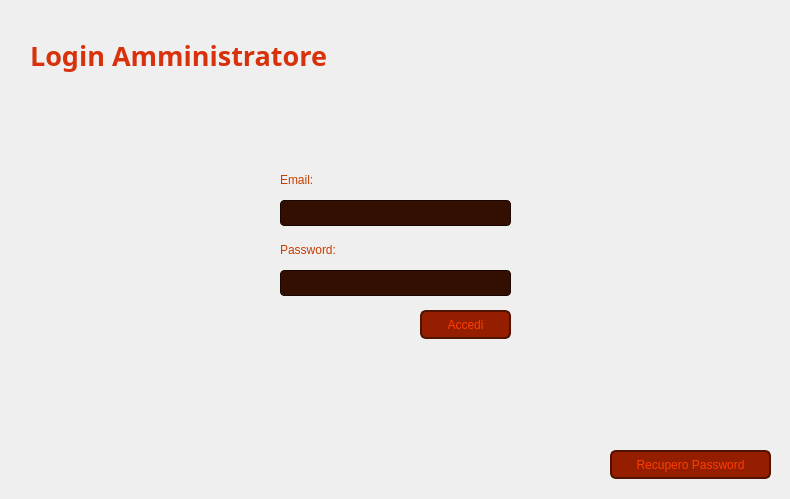
<?xml version="1.0" encoding="UTF-8"?>
<ui version="4.0">
 <class>VistaLoginAmministratore</class>
 <widget class="QWidget" name="VistaLoginAmministratore">
  <property name="geometry">
   <rect>
    <x>0</x>
    <y>0</y>
    <width>790</width>
    <height>499</height>
   </rect>
  </property>
  <property name="windowTitle">
   <string>Login Amministratore - CineMax</string>
  </property>
  <widget class="QLabel" name="labelTitolo">
   <property name="geometry">
    <rect>
     <x>30</x>
     <y>20</y>
     <width>371</width>
     <height>71</height>
    </rect>
   </property>
   <property name="font">
    <font>
     <family>Segoe UI Variable</family>
     <pointsize>20</pointsize>
     <bold>true</bold>
    </font>
   </property>
   <property name="styleSheet">
    <string notr="true">QLabel {
    color: #D7320C;
}</string>
   </property>
   <property name="text">
    <string>Login Amministratore</string>
   </property>
   <property name="alignment">
    <set>Qt::AlignmentFlag::AlignLeading|Qt::AlignmentFlag::AlignLeft|Qt::AlignmentFlag::AlignVCenter</set>
   </property>
  </widget>
  <widget class="QPushButton" name="pushButtonAccedi">
   <property name="geometry">
    <rect>
     <x>420</x>
     <y>310</y>
     <width>91</width>
     <height>29</height>
    </rect>
   </property>
   <property name="styleSheet">
    <string notr="true">QPushButton {
    background-color: #961E00;
    color: #FF3C00;
    border: 2px solid #501400;
    border-radius: 6px;
}

QPushButton:focus {
    outline: none;
}

QPushButton:hover {
    background-color: #C83200;
}</string>
   </property>
   <property name="text">
    <string>Accedi</string>
   </property>
  </widget>
  <widget class="QLineEdit" name="lineEditEmail">
   <property name="geometry">
    <rect>
     <x>280</x>
     <y>200</y>
     <width>231</width>
     <height>26</height>
    </rect>
   </property>
   <property name="styleSheet">
    <string notr="true">QLineEdit {
    background-color: #320F00;
    color: #962D00;
    border: 1px solid #190700;
    border-radius: 4px;
}</string>
   </property>
   <property name="text">
    <string/>
   </property>
  </widget>
  <widget class="QLineEdit" name="lineEditPassword">
   <property name="geometry">
    <rect>
     <x>280</x>
     <y>270</y>
     <width>231</width>
     <height>26</height>
    </rect>
   </property>
   <property name="styleSheet">
    <string notr="true">QLineEdit {
    background-color: #320F00;
    color: #962D00;
    border: 1px solid #190700;
    border-radius: 4px;
}</string>
   </property>
   <property name="text">
    <string/>
   </property>
  </widget>
  <widget class="QLabel" name="labelEmail">
   <property name="geometry">
    <rect>
     <x>280</x>
     <y>170</y>
     <width>63</width>
     <height>20</height>
    </rect>
   </property>
   <property name="styleSheet">
    <string notr="true">QLabel {
    color: #C83C00;
}</string>
   </property>
   <property name="text">
    <string>Email:</string>
   </property>
  </widget>
  <widget class="QLabel" name="labelPassword">
   <property name="geometry">
    <rect>
     <x>280</x>
     <y>240</y>
     <width>71</width>
     <height>20</height>
    </rect>
   </property>
   <property name="styleSheet">
    <string notr="true">QLabel {
    color: #C83C00;
}</string>
   </property>
   <property name="text">
    <string>Password:</string>
   </property>
  </widget>
  <widget class="QPushButton" name="pushButtonRecuperoPassword">
   <property name="geometry">
    <rect>
     <x>610</x>
     <y>450</y>
     <width>161</width>
     <height>29</height>
    </rect>
   </property>
   <property name="styleSheet">
    <string notr="true">QPushButton {
    background-color: #961E00;
    color: #FF3C00;
    border: 2px solid #501400;
    border-radius: 6px;
}

QPushButton:focus {
    outline: none;
}

QPushButton:hover {
    background-color: #C83200;
}</string>
   </property>
   <property name="text">
    <string>Recupero Password</string>
   </property>
  </widget>
  <widget class="QLabel" name="Sfondo">
   <property name="geometry">
    <rect>
     <x>0</x>
     <y>0</y>
     <width>791</width>
     <height>501</height>
    </rect>
   </property>
   <property name="font">
    <font>
     <family>Segoe UI</family>
    </font>
   </property>
   <property name="styleSheet">
    <string notr="true">QLabel {
    background: qlineargradient(
        x1: 0, y1: 1,
        x2: 0, y2: 0,
        stop: 0 #210A00,
        stop: 1 #7D2100
    );
}</string>
   </property>
   <property name="text">
    <string/>
   </property>
  </widget>
  <widget class="ClickableLabel" name="labelIndietroButton">
   <property name="geometry">
    <rect>
     <x>700</x>
     <y>20</y>
     <width>63</width>
     <height>61</height>
    </rect>
   </property>
   <property name="text">
    <string/>
   </property>
   <property name="pixmap">
    <pixmap>Viste/Immagini/IndietroButtonAmministratore.png</pixmap>
   </property>
   <property name="scaledContents">
    <bool>true</bool>
   </property>
  </widget>
  <widget class="QLabel" name="labelErroreEmail">
   <property name="geometry">
    <rect>
     <x>520</x>
     <y>200</y>
     <width>191</width>
     <height>20</height>
    </rect>
   </property>
   <property name="styleSheet">
    <string notr="true">QLabel {
    color: #FF0000;
}</string>
   </property>
   <property name="text">
    <string/>
   </property>
   <property name="scaledContents">
    <bool>false</bool>
   </property>
  </widget>
  <widget class="QLabel" name="labelErrorePassword">
   <property name="geometry">
    <rect>
     <x>520</x>
     <y>270</y>
     <width>151</width>
     <height>20</height>
    </rect>
   </property>
   <property name="styleSheet">
    <string notr="true">QLabel {
    color: #FF0000;
}</string>
   </property>
   <property name="text">
    <string/>
   </property>
  </widget>
  <widget class="QLabel" name="labelRecuperoPassword">
   <property name="geometry">
    <rect>
     <x>390</x>
     <y>450</y>
     <width>211</width>
     <height>31</height>
    </rect>
   </property>
   <property name="styleSheet">
    <string notr="true">QLabel {
    color: #FF0000;
}</string>
   </property>
   <property name="text">
    <string/>
   </property>
   <property name="scaledContents">
    <bool>false</bool>
   </property>
   <property name="alignment">
    <set>Qt::AlignmentFlag::AlignRight|Qt::AlignmentFlag::AlignTrailing|Qt::AlignmentFlag::AlignVCenter</set>
   </property>
  </widget>
  <zorder>Sfondo</zorder>
  <zorder>labelTitolo</zorder>
  <zorder>pushButtonAccedi</zorder>
  <zorder>lineEditEmail</zorder>
  <zorder>lineEditPassword</zorder>
  <zorder>labelEmail</zorder>
  <zorder>labelPassword</zorder>
  <zorder>pushButtonRecuperoPassword</zorder>
  <zorder>labelIndietroButton</zorder>
  <zorder>labelErroreEmail</zorder>
  <zorder>labelErrorePassword</zorder>
  <zorder>labelRecuperoPassword</zorder>
 </widget>
 <customwidgets>
  <customwidget>
   <class>ClickableLabel</class>
   <extends>QLabel</extends>
   <header>Viste.clickablelabel.h</header>
  </customwidget>
 </customwidgets>
 <resources/>
 <connections/>
</ui>
